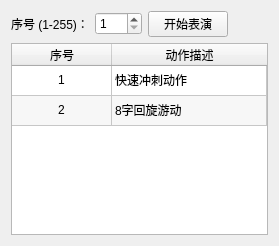
        <widget class="QWidget" name="tab_Play">
         <attribute name="title">
          <string>表演模式</string>
         </attribute>
         <layout class="QVBoxLayout" name="verticalLayout_Play">
          <item>
           <layout class="QHBoxLayout" name="horizontalLayout_Play">
            <item>
             <widget class="QLabel" name="lbl_PlayId">
              <property name="text">
               <string>序号 (1-255)：</string>
              </property>
             </widget>
            </item>
            <item>
             <widget class="QSpinBox" name="spin_PlayId">
              <property name="minimum">
               <number>1</number>
              </property>
              <property name="maximum">
               <number>255</number>
              </property>
             </widget>
            </item>
            <item>
             <widget class="QPushButton" name="btn_PlayStart">
              <property name="text">
               <string>开始表演</string>
              </property>
             </widget>
            </item>
            <item>
             <spacer name="horizontalSpacer_Play">
              <property name="orientation">
               <enum>Qt::Horizontal</enum>
              </property>
              <property name="sizeHint" stdset="0">
               <size>
                <width>40</width>
                <height>20</height>
               </size>
              </property>
             </spacer>
            </item>
           </layout>
          </item>
          <item>
           <widget class="QTableWidget" name="table_PlayDesc">
            <property name="alternatingRowColors">
             <bool>true</bool>
            </property>
            <property name="selectionBehavior">
             <enum>QAbstractItemView::SelectRows</enum>
            </property>
            <property name="columnCount">
             <number>2</number>
            </property>
            <attribute name="horizontalHeaderStretchLastSection">
             <bool>true</bool>
            </attribute>
            <attribute name="verticalHeaderVisible">
             <bool>false</bool>
            </attribute>
            <row>
             <property name="text">
              <string>1</string>
             </property>
            </row>
            <row>
             <property name="text">
              <string>2</string>
             </property>
            </row>
            <column>
             <property name="text">
              <string>序号</string>
             </property>
            </column>
            <column>
             <property name="text">
              <string>动作描述</string>
             </property>
            </column>
            <item row="0" column="0">
             <property name="text">
              <string>1</string>
             </property>
             <property name="textAlignment">
              <set>AlignCenter</set>
             </property>
            </item>
            <item row="0" column="1">
             <property name="text">
              <string>快速冲刺动作</string>
             </property>
            </item>
            <item row="1" column="0">
             <property name="text">
              <string>2</string>
             </property>
             <property name="textAlignment">
              <set>AlignCenter</set>
             </property>
            </item>
            <item row="1" column="1">
             <property name="text">
              <string>8字回旋游动</string>
             </property>
            </item>
           </widget>
          </item>
         </layout>
        </widget>
